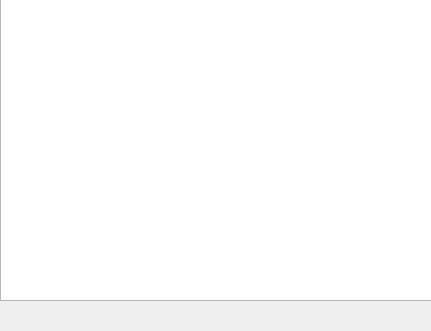
<?xml version="1.0" encoding="UTF-8"?>
<ui version="4.0">
 <class>BitErrorRateWidget</class>
 <widget class="QWidget" name="BitErrorRateWidget">
  <property name="geometry">
   <rect>
    <x>0</x>
    <y>0</y>
    <width>431</width>
    <height>331</height>
   </rect>
  </property>
  <property name="windowTitle">
   <string>Form</string>
  </property>
  <widget class="QLabel" name="label_yAxis">
   <property name="geometry">
    <rect>
     <x>-150</x>
     <y>-20</y>
     <width>71</width>
     <height>21</height>
    </rect>
   </property>
   <property name="font">
    <font>
     <pointsize>10</pointsize>
    </font>
   </property>
   <property name="text">
    <string/>
   </property>
  </widget>
  <widget class="QChartView" name="chartView">
   <property name="geometry">
    <rect>
     <x>0</x>
     <y>-20</y>
     <width>461</width>
     <height>321</height>
    </rect>
   </property>
  </widget>
  <widget class="QLabel" name="label_xAxis">
   <property name="geometry">
    <rect>
     <x>380</x>
     <y>280</y>
     <width>51</width>
     <height>16</height>
    </rect>
   </property>
   <property name="font">
    <font>
     <pointsize>10</pointsize>
    </font>
   </property>
   <property name="text">
    <string/>
   </property>
  </widget>
 </widget>
 <customwidgets>
  <customwidget>
   <class>QChartView</class>
   <extends>QGraphicsView</extends>
   <header>qchartview.h</header>
  </customwidget>
 </customwidgets>
 <resources/>
 <connections/>
</ui>
